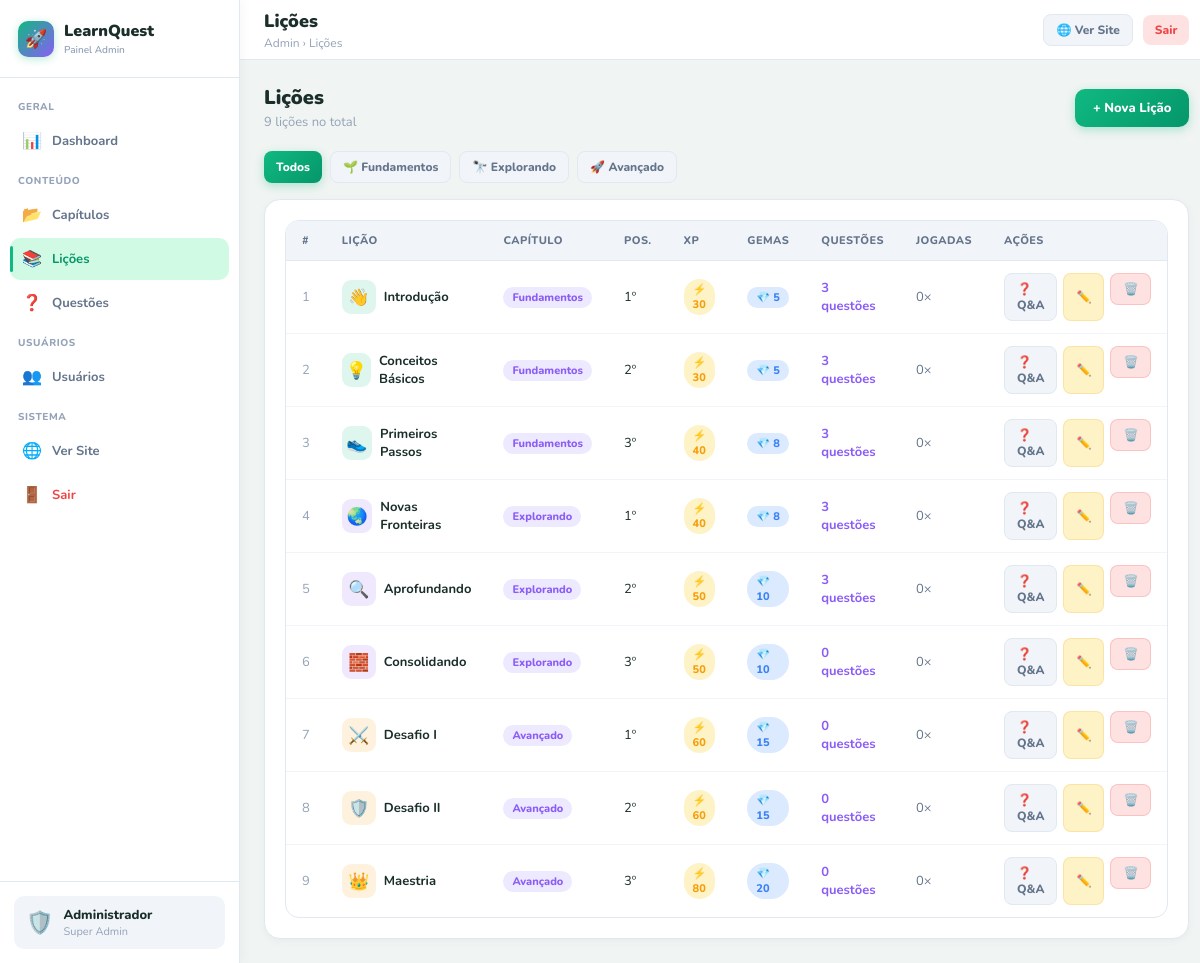
The app's page /admin/lessons.php (signed in) with its own data.
### tables this page shows
CREATE TABLE IF NOT EXISTS chapters (
    id          INT AUTO_INCREMENT PRIMARY KEY,
    title       VARCHAR(100) NOT NULL,
    icon        VARCHAR(10)  NOT NULL DEFAULT '📚',
    color       VARCHAR(10)  NOT NULL DEFAULT '#10B981',
    position    INT          NOT NULL DEFAULT 0,
    xp_required INT          NOT NULL DEFAULT 0,
    description TEXT         NULL
);

CREATE TABLE IF NOT EXISTS lessons (
    id          INT AUTO_INCREMENT PRIMARY KEY,
    chapter_id  INT          NOT NULL,
    title       VARCHAR(100) NOT NULL,
    icon        VARCHAR(10)  NOT NULL DEFAULT '📖',
    position    INT          NOT NULL DEFAULT 0,
    xp_reward   INT          NOT NULL DEFAULT 30,
    gem_reward  INT          NOT NULL DEFAULT 5,
    FOREIGN KEY (chapter_id) REFERENCES chapters(id) ON DELETE CASCADE
);

### admin/lessons.php (the view, shortened to what this page needs)
<?php
$pdo        = db();
$chapterId  = (int)($_GET['chapter_id'] ?? 0);
$where  = $chapterId ? "WHERE l.chapter_id = $chapterId" : '';
$lessons = $pdo->query("
    SELECT l.*, c.title AS chapter_name, c.color AS chapter_color,
           COUNT(q.id) AS q_count,
           COUNT(ul.id) AS play_count
    FROM lessons l
    JOIN chapters c ON c.id = l.chapter_id
    LEFT JOIN questions q ON q.lesson_id = l.id
    LEFT JOIN user_lessons ul ON ul.lesson_id = l.id
    $where
    GROUP BY l.id ORDER BY c.position, l.position
")->fetchAll();
$chapters = $pdo->query("SELECT * FROM chapters ORDER BY position")->fetchAll();
$filterChapter = $chapterId ? $pdo->query("SELECT * FROM chapters WHERE id=$chapterId")->fetch() : null;
include __DIR__ . '/layout.php';
?>
<div class="page-header">
  <div class="page-header-left">
    <h2>Lições <?= $filterChapter ? '— ' . htmlspecialchars($filterChapter['title']) : '' ?></h2>
    <p><?= count($lessons) ?> lições <?= $chapterId ? 'neste capítulo' : 'no total' ?></p>
  </div>
  <div style="display:flex;gap:8px">
    <button onclick="openModal()" class="btn btn-primary">+ Nova Lição</button>
  </div>
</div>
<div class="search-bar" style="margin-bottom:16px">
  <div style="display:flex;gap:8px;flex-wrap:wrap">
    <a href="lessons.php" class="btn btn-sm <?= !$chapterId?'btn-primary':'btn-secondary' ?>">Todos</a>
    <?php foreach ($chapters as $ch): ?>
    <a href="lessons.php?chapter_id=<?= $ch['id'] ?>"
       class="btn btn-sm <?= $chapterId==$ch['id']?'btn-primary':'btn-secondary' ?>">
      <?= htmlspecialchars($ch['icon']) ?> <?= htmlspecialchars($ch['title']) ?>
    </a>
    <?php endforeach; ?>
  </div>
</div>
<div class="card">
  <div class="table-wrap">
    <table>
      <thead>
        <tr><th>#</th><th>Lição</th><th>Capítulo</th><th>Pos.</th><th>XP</th><th>Gemas</th><th>Questões</th><th>Jogadas</th><th>Ações</th></tr>
      </thead>
      <tbody>
        <?php foreach ($lessons as $l): ?>
        <tr>
          <td style="color:var(--tm)"><?= $l['id'] ?></td>
          <td>
            <div style="display:flex;align-items:center;gap:8px">
              <div style="width:34px;height:34px;border-radius:9px;
                background:<?= htmlspecialchars($l['chapter_color']) ?>22;
                display:flex;align-items:center;justify-content:center;font-size:17px">
                <?= htmlspecialchars($l['icon']) ?>
              </div>
              <span style="font-weight:700"><?= htmlspecialchars($l['title']) ?></span>
            </div>
          </td>
          <td>
            <span class="badge badge-purple"><?= htmlspecialchars($l['chapter_name']) ?></span>
          </td>
          <td><?= $l['position'] ?>º</td>
          <td><span class="badge badge-yellow">⚡ <?= $l['xp_reward'] ?></span></td>
          <td><span class="badge badge-blue">💎 <?= $l['gem_reward'] ?></span></td>
          <td>
            <a href="questions.php?lesson_id=<?= $l['id'] ?>" style="font-weight:700;color:var(--ac)">
              <?= $l['q_count'] ?> questões
            </a>
          </td>
          <td style="color:var(--ts)"><?= (int)$l['play_count'] ?>×</td>
          <td>
            <div style="display:flex;gap:6px">
              <a href="questions.php?lesson_id=<?= $l['id'] ?>" class="btn btn-secondary btn-sm">❓ Q&A</a>
              <button onclick='openModal(<?= htmlspecialchars(json_encode($l)) ?>)' class="btn btn-warning btn-sm">✏️</button>
              <form method="POST" action="?action=delete&id=<?= $l['id'] ?>&chapter_id=<?= $chapterId ?>"
                onsubmit="return confirm('Excluir lição e todas as questões?')">
                <button type="submit" class="btn btn-danger btn-sm">🗑️</button>
              </form>
            </div>
          </td>
        </tr>
        <?php endforeach; ?>
      </tbody>
    </table>
  </div>
</div>
<?php include __DIR__ . '/layout_end.php'; ?>

### admin/layout.php (shortened to what this page needs)
<!DOCTYPE html>
<html lang="pt-BR">
<head>
</head>
<body>
<aside class="sidebar" id="sidebar">
  <div class="sidebar-logo">
    <div class="logo-icon">🚀</div>
    <div>
      <div class="logo-text">LearnQuest</div>
      <div class="logo-sub">Painel Admin</div>
    </div>
  </div>
  <nav class="sidebar-nav">
    <div class="nav-section">Geral</div>
    <a href="<?= ADMIN_URL ?>/dashboard.php"
       class="nav-link <?= ADMIN_PAGE==='Dashboard'?'active':'' ?>">
      <span class="nav-icon">📊</span> Dashboard
    </a>
    <div class="nav-section">Conteúdo</div>
    <a href="<?= ADMIN_URL ?>/chapters.php"
       class="nav-link <?= ADMIN_PAGE==='Capítulos'?'active':'' ?>">
      <span class="nav-icon">📂</span> Capítulos
    </a>
    <a href="<?= ADMIN_URL ?>/lessons.php"
       class="nav-link <?= ADMIN_PAGE==='Lições'?'active':'' ?>">
      <span class="nav-icon">📚</span> Lições
    </a>
    <a href="<?= ADMIN_URL ?>/questions.php"
       class="nav-link <?= ADMIN_PAGE==='Questões'?'active':'' ?>">
      <span class="nav-icon">❓</span> Questões
    </a>
    <div class="nav-section">Usuários</div>
    <a href="<?= ADMIN_URL ?>/users.php"
       class="nav-link <?= ADMIN_PAGE==='Usuários'?'active':'' ?>">
      <span class="nav-icon">👥</span> Usuários
    </a>
    <div class="nav-section">Sistema</div>
    <a href="<?= SITE_URL ?>/pages/dashboard.php" target="_blank" class="nav-link">
      <span class="nav-icon">🌐</span> Ver Site
    </a>
    <a href="<?= ADMIN_URL ?>/logout.php" class="nav-link" style="color:var(--da)">
      <span class="nav-icon">🚪</span> Sair
    </a>
  </nav>
  <div class="sidebar-footer">
    <div class="sidebar-user">
      <span style="font-size:22px">🛡️</span>
      <div class="sidebar-user-info">
        <div class="sidebar-user-name">Administrador</div>
        <div class="sidebar-user-role">Super Admin</div>
      </div>
    </div>
  </div>
</aside>
<div class="main">
  <div class="admin-topbar">
    <div>
      <div class="topbar-title"><?= htmlspecialchars(ADMIN_PAGE) ?></div>
      <div class="topbar-breadcrumb">Admin &rsaquo; <?= htmlspecialchars(ADMIN_PAGE) ?></div>
    </div>
    <div class="topbar-actions">
      <a href="<?= SITE_URL ?>/pages/dashboard.php" target="_blank"
         class="btn btn-secondary btn-sm">🌐 Ver Site</a>
      <a href="<?= ADMIN_URL ?>/logout.php" class="btn btn-sm" style="background:var(--dl);color:var(--da)">Sair</a>
    </div>
  </div>
  <div class="content">

### admin/layout_end.php (shortened to what this page needs)
  </div>
</div>
</body>
</html>

### records on screen
chapters: icon "🌱", title "Fundamentos"
chapters: icon "🔭", title "Explorando"
chapters: icon "🚀", title "Avançado"
lessons: id "1", icon "👋", title "Introdução", chapter.title "Fundamentos", position "1", xp_reward "30", gem_reward "5", q_count "3", play_count "0"
lessons: id "2", icon "💡", title "Conceitos Básicos", chapter.title "Fundamentos", position "2", xp_reward "30", gem_reward "5", q_count "3", play_count "0"
lessons: id "3", icon "👟", title "Primeiros Passos", chapter.title "Fundamentos", position "3", xp_reward "40", gem_reward "8", q_count "3", play_count "0"
lessons: id "4", icon "🌏", title "Novas Fronteiras", chapter.title "Explorando", position "1", xp_reward "40", gem_reward "8", q_count "3", play_count "0"
lessons: id "5", icon "🔍", title "Aprofundando", chapter.title "Explorando", position "2", xp_reward "50", gem_reward "10", q_count "3", play_count "0"
lessons: id "6", icon "🧱", title "Consolidando", chapter.title "Explorando", position "3", xp_reward "50", gem_reward "10", q_count "0", play_count "0"
lessons: id "7", icon "⚔️", title "Desafio I", chapter.title "Avançado", position "1", xp_reward "60", gem_reward "15", q_count "0", play_count "0"
lessons: id "8", icon "🛡️", title "Desafio II", chapter.title "Avançado", position "2", xp_reward "60", gem_reward "15", q_count "0", play_count "0"
lessons: id "9", icon "👑", title "Maestria", chapter.title "Avançado", position "3", xp_reward "80", gem_reward "20", q_count "0", play_count "0"

### other values on screen
ADMIN_PAGE "Lições"
count($lessons) "9"
